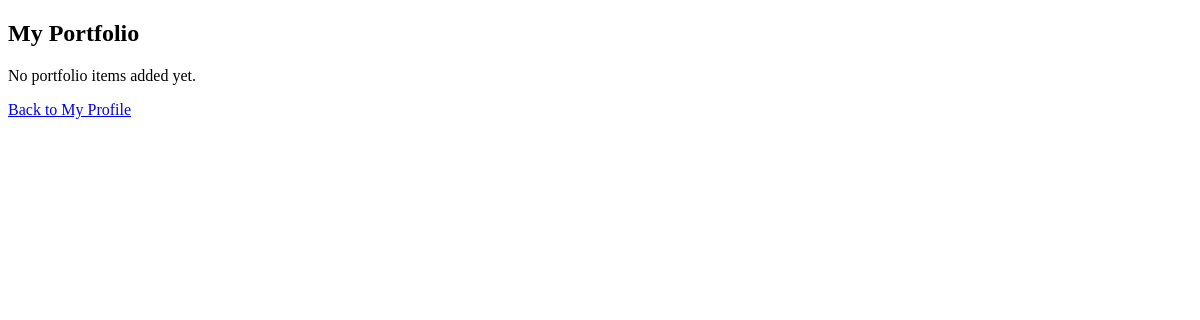
Before: /view_portfolio/ (signed in) with the older database file.
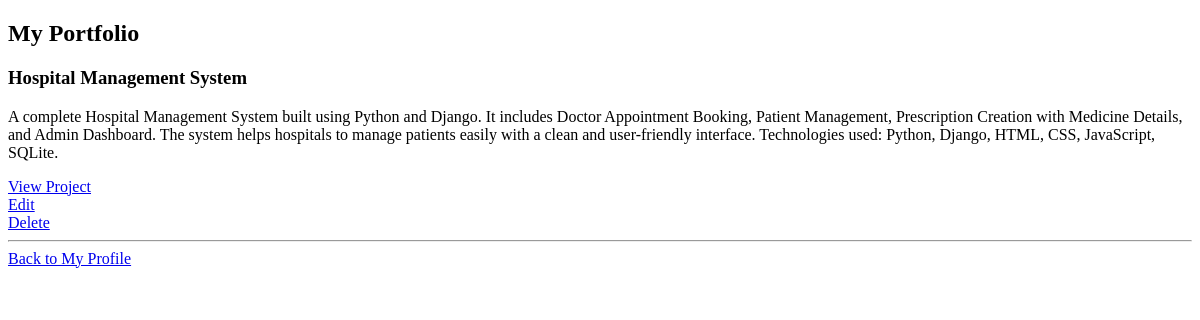
After: the same page with the newer database file.
### appfreelance/models.py (models this page shows, shortened)
class PortfolioItem(models.Model):
    freelancer = models.ForeignKey(
        FreelancerProfile,
        on_delete=models.CASCADE,
        related_name='portfolio_items'
    )
    title = models.CharField(max_length=100)
    description = models.TextField()
    project_url = models.URLField(blank=True)

### appfreelance/views.py (the view)
# urls.py: path('view_portfolio/', views.view_portfolio, name='view_portfolio'),
def view_portfolio(request):
    if not request.user.is_authenticated:
        return redirect('logn')
    if not request.user.is_freelancer:
        return redirect('profile')
    freelancer = get_object_or_404(
        FreelancerProfile, user=request.user
    )
    portfolios = PortfolioItem.objects.filter(freelancer=freelancer)
    return render(request, 'view_portfolio.html', {
        'portfolios': portfolios
    })

### templates/view_portfolio.html (shortened to what this page needs)
<!DOCTYPE html>
<html lang="en">
<head>
</head>
<body>
<h2>My Portfolio</h2>
{% for item in portfolios %}
    <h3>{{ item.title }}</h3>
    <p>{{ item.description }}</p>
    {% if item.project_url %}
        <a href="{{ item.project_url }}" target="_blank">View Project</a><br>
    {% endif %}
<a href="{% url 'edit_portfolio' item.id %}">Edit</a><br>
<a href="{% url 'delete_portfolio' item.id %}">Delete</a>
    <hr>
{% empty %}
    <p>No portfolio items added yet.</p>
{% endfor %}
<a href="{% url 'profile' %}">Back to My Profile</a>
</body>
</html>

Changed rows visible on the page:
added PortfolioItem: title "Hospital Management System", description "A complete Hospital Management System built using Python and Django. It includes Doctor Appointment Booking, Patient Management, Prescription Creation with Medicine Details, and Admin Dashboard. The system helps hospitals to manage patients easily with a clean and user-friendly interface. Technologies used: Python, Django, HTML, CSS, JavaScript, SQLite."
Other visible differences:
text no longer shown: "No portfolio items added yet."
